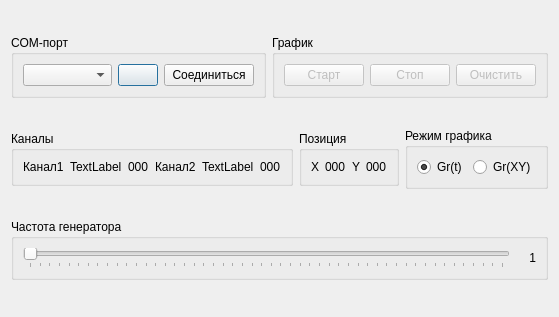
<?xml version="1.0" encoding="UTF-8"?>
<ui version="4.0">
 <class>Dialog</class>
 <widget class="QDialog" name="Dialog">
  <property name="geometry">
   <rect>
    <x>0</x>
    <y>0</y>
    <width>403</width>
    <height>317</height>
   </rect>
  </property>
  <property name="windowTitle">
   <string>Dialog</string>
  </property>
  <layout class="QHBoxLayout" name="horizontalLayout_11">
   <item>
    <layout class="QVBoxLayout" name="main_layout">
     <item>
      <layout class="QHBoxLayout" name="first_layout">
       <property name="sizeConstraint">
        <enum>QLayout::SizeConstraint::SetMinimumSize</enum>
       </property>
       <item>
        <widget class="QGroupBox" name="groupBox">
         <property name="sizePolicy">
          <sizepolicy hsizetype="Minimum" vsizetype="Fixed">
           <horstretch>0</horstretch>
           <verstretch>0</verstretch>
          </sizepolicy>
         </property>
         <property name="title">
          <string>COM-порт</string>
         </property>
         <layout class="QHBoxLayout" name="horizontalLayout">
          <item>
           <widget class="QComboBox" name="portComboBox">
            <property name="insertPolicy">
             <enum>QComboBox::InsertPolicy::InsertAlphabetically</enum>
            </property>
           </widget>
          </item>
          <item>
           <widget class="QPushButton" name="portRefreshBtn">
            <property name="sizePolicy">
             <sizepolicy hsizetype="Fixed" vsizetype="Fixed">
              <horstretch>0</horstretch>
              <verstretch>0</verstretch>
             </sizepolicy>
            </property>
            <property name="toolTip">
             <string>&lt;html&gt;&lt;head/&gt;&lt;body&gt;&lt;p&gt;Обновить список доступных COM-портов&lt;/p&gt;&lt;/body&gt;&lt;/html&gt;</string>
            </property>
            <property name="text">
             <string/>
            </property>
            <property name="flat">
             <bool>false</bool>
            </property>
           </widget>
          </item>
          <item>
           <widget class="QPushButton" name="connectBtn">
            <property name="sizePolicy">
             <sizepolicy hsizetype="Fixed" vsizetype="Fixed">
              <horstretch>0</horstretch>
              <verstretch>0</verstretch>
             </sizepolicy>
            </property>
            <property name="minimumSize">
             <size>
              <width>90</width>
              <height>0</height>
             </size>
            </property>
            <property name="baseSize">
             <size>
              <width>100</width>
              <height>18</height>
             </size>
            </property>
            <property name="toolTip">
             <string>&lt;html&gt;&lt;head/&gt;&lt;body&gt;&lt;p&gt;Установить/преравть соединение с выбранным COM-портом&lt;/p&gt;&lt;/body&gt;&lt;/html&gt;</string>
            </property>
            <property name="text">
             <string>Соединиться</string>
            </property>
           </widget>
          </item>
         </layout>
        </widget>
       </item>
       <item>
        <widget class="QGroupBox" name="groupBox_3">
         <property name="sizePolicy">
          <sizepolicy hsizetype="Preferred" vsizetype="Fixed">
           <horstretch>0</horstretch>
           <verstretch>0</verstretch>
          </sizepolicy>
         </property>
         <property name="title">
          <string>График</string>
         </property>
         <layout class="QHBoxLayout" name="horizontalLayout_2">
          <item>
           <widget class="QPushButton" name="startBtn">
            <property name="enabled">
             <bool>false</bool>
            </property>
            <property name="toolTip">
             <string>Старт отображения данных на графике</string>
            </property>
            <property name="text">
             <string>Старт</string>
            </property>
           </widget>
          </item>
          <item>
           <widget class="QPushButton" name="stopBtn">
            <property name="enabled">
             <bool>false</bool>
            </property>
            <property name="toolTip">
             <string>Остановить отображение данных на графике</string>
            </property>
            <property name="text">
             <string>Стоп</string>
            </property>
           </widget>
          </item>
          <item>
           <widget class="QPushButton" name="clearBtn">
            <property name="enabled">
             <bool>false</bool>
            </property>
            <property name="toolTip">
             <string>Очистить график</string>
            </property>
            <property name="text">
             <string>Очистить</string>
            </property>
           </widget>
          </item>
         </layout>
        </widget>
       </item>
      </layout>
     </item>
     <item>
      <layout class="QHBoxLayout" name="second_layout">
       <property name="sizeConstraint">
        <enum>QLayout::SizeConstraint::SetMinimumSize</enum>
       </property>
       <item>
        <widget class="QGroupBox" name="groupBox_2">
         <property name="sizePolicy">
          <sizepolicy hsizetype="Preferred" vsizetype="Fixed">
           <horstretch>0</horstretch>
           <verstretch>0</verstretch>
          </sizepolicy>
         </property>
         <property name="title">
          <string>Каналы</string>
         </property>
         <layout class="QHBoxLayout" name="horizontalLayout_8">
          <item>
           <layout class="QHBoxLayout" name="horizontalLayout_4">
            <item>
             <widget class="QLabel" name="ch1TextLbl">
              <property name="text">
               <string>Канал1</string>
              </property>
             </widget>
            </item>
            <item>
             <widget class="QLabel" name="ch1IcoLbl">
              <property name="text">
               <string>TextLabel</string>
              </property>
             </widget>
            </item>
            <item>
             <widget class="QLabel" name="ch1ValueLbl">
              <property name="text">
               <string>000</string>
              </property>
             </widget>
            </item>
           </layout>
          </item>
          <item>
           <layout class="QHBoxLayout" name="horizontalLayout_3">
            <item>
             <widget class="QLabel" name="ch2TextLbl">
              <property name="text">
               <string>Канал2</string>
              </property>
             </widget>
            </item>
            <item>
             <widget class="QLabel" name="ch2IcoLbl">
              <property name="text">
               <string>TextLabel</string>
              </property>
             </widget>
            </item>
            <item>
             <widget class="QLabel" name="ch2ValueLbl">
              <property name="text">
               <string>000</string>
              </property>
             </widget>
            </item>
           </layout>
          </item>
         </layout>
        </widget>
       </item>
       <item>
        <widget class="QGroupBox" name="groupBox_4">
         <property name="sizePolicy">
          <sizepolicy hsizetype="Preferred" vsizetype="Fixed">
           <horstretch>0</horstretch>
           <verstretch>0</verstretch>
          </sizepolicy>
         </property>
         <property name="title">
          <string>Позиция</string>
         </property>
         <layout class="QHBoxLayout" name="horizontalLayout_9">
          <item>
           <layout class="QHBoxLayout" name="horizontalLayout_6">
            <item>
             <widget class="QLabel" name="label_6">
              <property name="text">
               <string>X</string>
              </property>
             </widget>
            </item>
            <item>
             <widget class="QLabel" name="mouse_x_lbl">
              <property name="text">
               <string>000</string>
              </property>
             </widget>
            </item>
           </layout>
          </item>
          <item>
           <layout class="QHBoxLayout" name="horizontalLayout_5">
            <item>
             <widget class="QLabel" name="label_5">
              <property name="text">
               <string>Y</string>
              </property>
             </widget>
            </item>
            <item>
             <widget class="QLabel" name="mouse_y_lbl">
              <property name="text">
               <string>000</string>
              </property>
             </widget>
            </item>
           </layout>
          </item>
         </layout>
        </widget>
       </item>
       <item>
        <widget class="QGroupBox" name="groupBox_5">
         <property name="sizePolicy">
          <sizepolicy hsizetype="Preferred" vsizetype="Fixed">
           <horstretch>0</horstretch>
           <verstretch>0</verstretch>
          </sizepolicy>
         </property>
         <property name="title">
          <string>Режим графика</string>
         </property>
         <layout class="QHBoxLayout" name="horizontalLayout_10">
          <item>
           <widget class="QRadioButton" name="grtRadioBtn">
            <property name="toolTip">
             <string>Формировать на графике сигналы, как функции от времени</string>
            </property>
            <property name="text">
             <string>Gr(t)</string>
            </property>
            <property name="checked">
             <bool>true</bool>
            </property>
           </widget>
          </item>
          <item>
           <widget class="QRadioButton" name="grxyRadioBtn">
            <property name="toolTip">
             <string>Отображать зависимость Канала 1 от Канала 2</string>
            </property>
            <property name="text">
             <string>Gr(XY)</string>
            </property>
           </widget>
          </item>
         </layout>
        </widget>
       </item>
      </layout>
     </item>
     <item>
      <widget class="QGroupBox" name="groupBox_6">
       <property name="sizePolicy">
        <sizepolicy hsizetype="Preferred" vsizetype="Fixed">
         <horstretch>0</horstretch>
         <verstretch>0</verstretch>
        </sizepolicy>
       </property>
       <property name="title">
        <string>Частота генератора</string>
       </property>
       <layout class="QHBoxLayout" name="horizontalLayout_7">
        <item>
         <widget class="QSlider" name="freqSlider">
          <property name="toolTip">
           <string>Задать частоту генератора</string>
          </property>
          <property name="minimum">
           <number>1</number>
          </property>
          <property name="maximum">
           <number>50</number>
          </property>
          <property name="orientation">
           <enum>Qt::Orientation::Horizontal</enum>
          </property>
          <property name="tickPosition">
           <enum>QSlider::TickPosition::TicksBelow</enum>
          </property>
          <property name="tickInterval">
           <number>1</number>
          </property>
         </widget>
        </item>
        <item>
         <widget class="QLabel" name="freqLbl">
          <property name="sizePolicy">
           <sizepolicy hsizetype="Fixed" vsizetype="Preferred">
            <horstretch>0</horstretch>
            <verstretch>0</verstretch>
           </sizepolicy>
          </property>
          <property name="minimumSize">
           <size>
            <width>20</width>
            <height>0</height>
           </size>
          </property>
          <property name="maximumSize">
           <size>
            <width>20</width>
            <height>16777215</height>
           </size>
          </property>
          <property name="text">
           <string>1</string>
          </property>
          <property name="alignment">
           <set>Qt::AlignmentFlag::AlignRight|Qt::AlignmentFlag::AlignTrailing|Qt::AlignmentFlag::AlignVCenter</set>
          </property>
         </widget>
        </item>
       </layout>
      </widget>
     </item>
    </layout>
   </item>
  </layout>
 </widget>
 <resources/>
 <connections/>
</ui>
